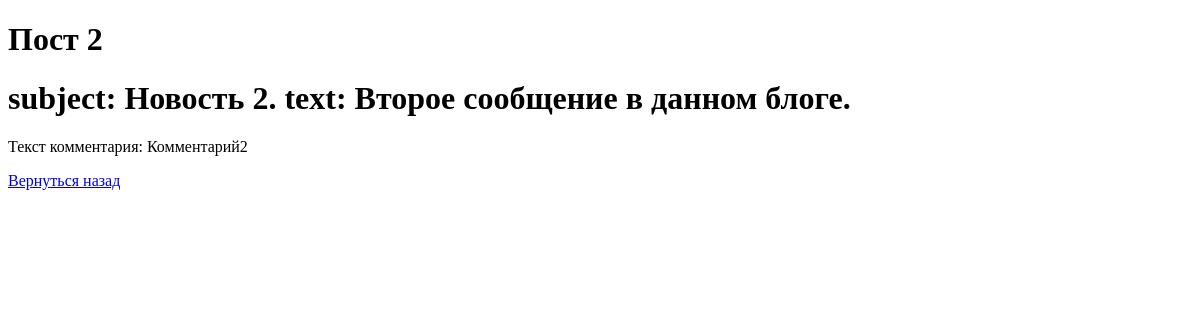
The app's page /2, older data.
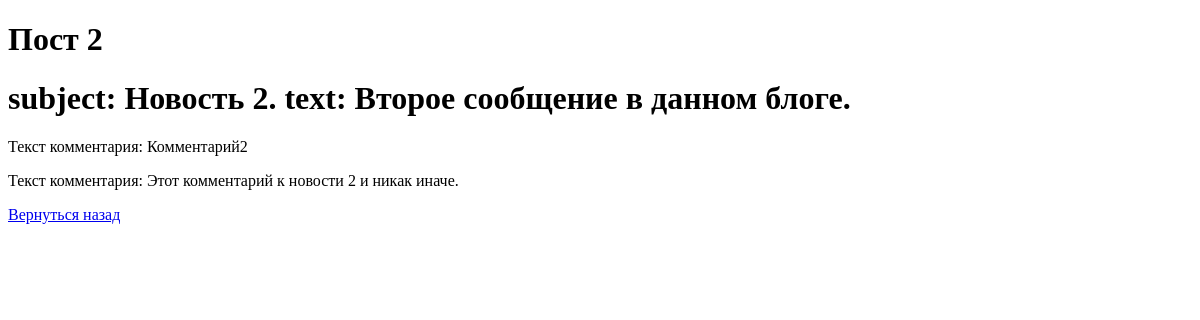
The same page, newer data.
### post/models.py (models this page shows)
class Comments(models.Model):
    postcomm = models.ForeignKey(Post, verbose_name='Комментируемый пост', related_name='comment_postcomment', on_delete=models.CASCADE)
    comment = models.TextField(verbose_name='Комментарий')
    def __str__(self):
        return f'Текст комментария: {self.comment}'

### post/views.py (the view)
# urls.py: path('<int:post_id>', postid, name='postid'),
def postid(request, post_id):
    f = get_object_or_404(Post, pk=post_id)
    context = {
        'postid': f
    }
    return render(request, 'post.html', context)

### post/models.py (called while the page is built)
    def __str__(self):
        return f'subject: {self.postname} text: {self.posttext}'

    def get_comments(self):
        return self.comment_postcomment.all()

### post/templates/post.html (shortened to what this page needs)
{% extends 'base.html' %}
{% block body %}
    <h1> Пост {{postid.id}}</h1>
    <h1> {{postid}}</h1>
        {% for comments in postid.get_comments %}
            <p>{{ comments }} </p>
        {% endfor %}
    <a href="{% url 'posts:posts'%}"> Вернуться назад </a>
{% endblock %}

Row changes from the older to the newer data that the page shows:
added Comments: comment "Текст комментария: Этот комментарий к новости 2 и никак иначе."
